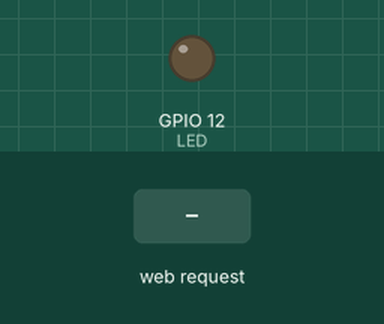
This sketch was run on a simulated ESP32. Shown: output pins drawn as LEDs (lit = HIGH). Inputs (shaded band) come from the test bench. What the sketch prints to the serial monitor is not drawn.

Above: at 1.2 s.
1.3 s: HTTP request GET /H received
At 2.5 s:
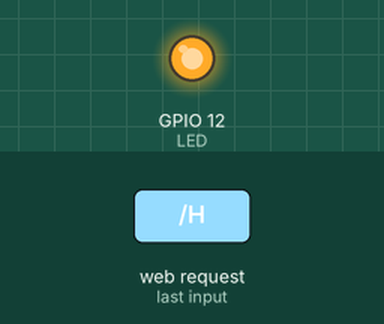
2.8 s: HTTP request GET /L received
At 3.6 s:
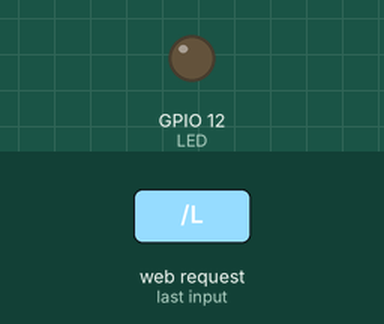
Timing chart, 0 to 5.8 s (numbered marks = the images above; inputs shaded):
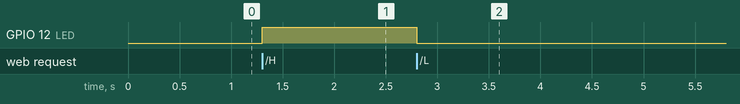

Measured:
- after the input at 1.3 s, GPIO 12 (LED): LOW → HIGH at once
- after the input at 2.8 s, GPIO 12 (LED): HIGH → LOW at once

The sketch:

WiFi_AP_Mode.ino
```cpp
#include <WiFi.h>
#include <WiFiAP.h>

// http://192.168.4.1/

#define LED 12

const char *ssid = "ESP32 WiFi";
const char *password = "12345678";

WiFiServer server(80);

String htmlPage = R"=====(
<!DOCTYPE html>
<html>
<head>
<meta name="viewport" content="width=device-width, initial-scale=1">
<style>
body {
  background: #121212;
  color: white;
  font-family: Arial;
  text-align: center;
  padding-top: 40px;
}

.card {
  background: #1e1e1e;
  padding: 25px;
  border-radius: 15px;
  width: 300px;
  margin: auto;
  box-shadow: 0 0 20px rgba(0,0,0,0.5);
}

h2 {
  margin-bottom: 25px;
}

.switch {
  position: relative;
  display: inline-block;
  width: 70px;
  height: 34px;
}

.switch input {display: none;}

.slider {
  position: absolute;
  cursor: pointer;
  top: 0; left: 0;
  right: 0; bottom: 0;
  background-color: #555;
  transition: .4s;
  border-radius: 34px;
}

.slider:before {
  position: absolute;
  content: "";
  height: 26px; width: 26px;
  left: 4px; bottom: 4px;
  background-color: white;
  transition: .4s;
  border-radius: 50%;
}

input:checked + .slider {
  background-color: #4CAF50;
}

input:checked + .slider:before {
  transform: translateX(36px);
}

.status {
  margin-top: 20px;
  font-size: 20px;
}
</style>

<script>
function toggleLED() {
  let state = document.getElementById("ledToggle").checked ? "H" : "L";
  fetch("/" + state);
}

setInterval(() => {
  fetch("/status")
    .then(response => response.text())
    .then(data => {
      document.getElementById("ledStatus").innerHTML =
        data == "1" ? "LED is ON" : "LED is OFF";
      document.getElementById("ledToggle").checked = (data == "1");
    });
}, 1000);
</script>

</head>
<body>

<div class="card">
  <h2>ESP32 LED Control</h2>

  <label class="switch">
    <input type="checkbox" id="ledToggle" onchange="toggleLED()">
    <span class="slider"></span>
  </label>

  <p class="status" id="ledStatus">Checking...</p>
</div>

</body>
</html>
)=====";

void setup() {
  pinMode(LED, OUTPUT);
  digitalWrite(LED, LOW);

  Serial.begin(9600);
  Serial.println("Creating Access Point...");

  WiFi.softAP(ssid, password);
  Serial.print("AP IP: ");
  Serial.println(WiFi.softAPIP());

  server.begin();
}

void loop() {
  WiFiClient client = server.available();

  if (client) {
    String req = client.readStringUntil('\r');
    client.flush();

    if (req.indexOf("GET /H") != -1) digitalWrite(LED, HIGH);
    if (req.indexOf("GET /L") != -1) digitalWrite(LED, LOW);

    if (req.indexOf("GET /status") != -1) {
      client.println("HTTP/1.1 200 OK");
      client.println("Content-Type: text/plain");
      client.println();
      client.print(digitalRead(LED));
      return;
    }

    // Serve main UI page
    client.println("HTTP/1.1 200 OK");
    client.println("Content-Type: text/html");
    client.println();
    client.print(htmlPage);

    delay(1);
    client.stop();
  }
}
```
